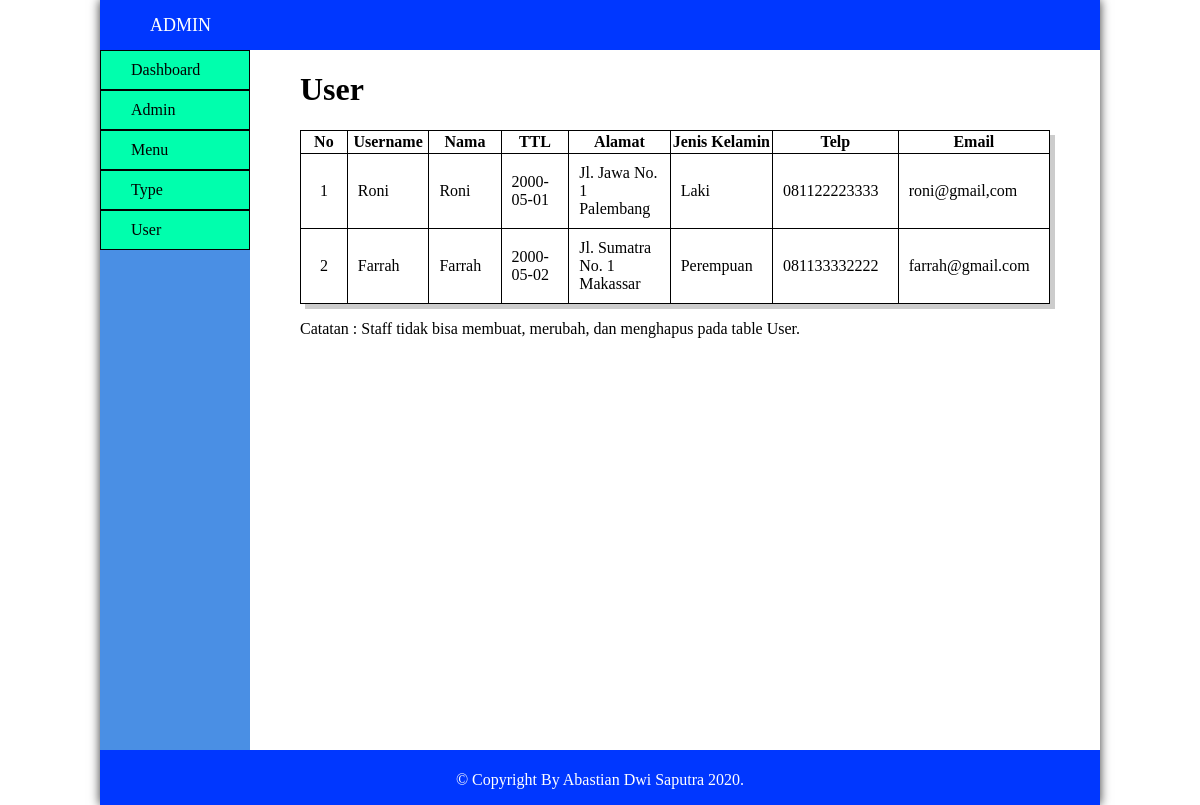
Screenshot of /admin/index.php?module=user with the database file from the repository.
### tables this page shows
CREATE TABLE `tb_user` (
  `id_user` int(11) NOT NULL,
  `username` varchar(20) NOT NULL,
  `password` varchar(20) NOT NULL,
  `nama` varchar(50) NOT NULL,
  `ttl` date NOT NULL,
  `alamat` text NOT NULL,
  `jenis_kelamin` varchar(20) NOT NULL,
  `telp` varchar(20) NOT NULL,
  `email` varchar(50) NOT NULL
);

### admin/backend/user/list.php (the view, shortened to what this page needs)
<div class="fix">
	<h1>User</h1>
    <div class="fix-table">
        <table class="table-design" border="1px" height="20%">
            <thead>
                <tr>
                    <th width="5%">No</th>
                    <th width="5%">Username</th>
                    <th width="5%">Nama</th>
                    <th width="5%">TTL</th>
                    <th width="5%">Alamat</th>
                    <th width="5%">Jenis Kelamin</th>
                    <th width="5%">Telp</th>
                    <th width="5%">Email</th>
                </tr>
            </thead>
            <tbody>
			<?php
				$no = 1;
				$sql=$db->prepare("SELECT * FROM tb_user");
				$sql->execute();
				while($hasil=$sql->FETCH(PDO::FETCH_ASSOC)){
			?>
			<tr>
				<td style="text-align: center;"><?php echo $no; ?></td>
				<td><?php echo $hasil['username'];?></td>
				<td><?php echo $hasil['nama'];?></td>
				<td><?php echo $hasil['ttl'];?></td>
				<td><?php echo $hasil['alamat'];?></td>
				<td><?php echo $hasil['jenis_kelamin'];?></td>
				<td><?php echo $hasil['telp'];?></td>
				<td><?php echo $hasil['email'];?></td>
			</tr>
			<?php
				$no++;
				}
			?>
            </tbody>
		</table>
		<p>Catatan : Staff tidak bisa membuat, merubah, dan menghapus pada table User.</p>
    </div>
</div>

### css/backend/style.css (style rules this page uses)
body, ul, li { margin: 0; padding: 0; }
.fix { padding-left: 50px; padding-right: 50px; }
.table-design { border-spacing: 0; border-collapse: collapse; border: 1px solid #000000; box-shadow: 5px 5px #cccccc; }
.table-design th { height: 20px; }
.table-design td { width: 50px; height: 10px; padding: 10px; }

### rows the page displays
tb_user: username "Roni", nama "Roni", ttl "2000-05-01", alamat "Jl. Jawa No. 1 Palembang", jenis_kelamin "Laki", telp "081122223333", email "roni@gmail,com"
tb_user: username "Farrah", nama "Farrah", ttl "2000-05-02", alamat "Jl. Sumatra No. 1 Makassar", jenis_kelamin "Perempuan", telp "081133332222", email "farrah@gmail.com"
